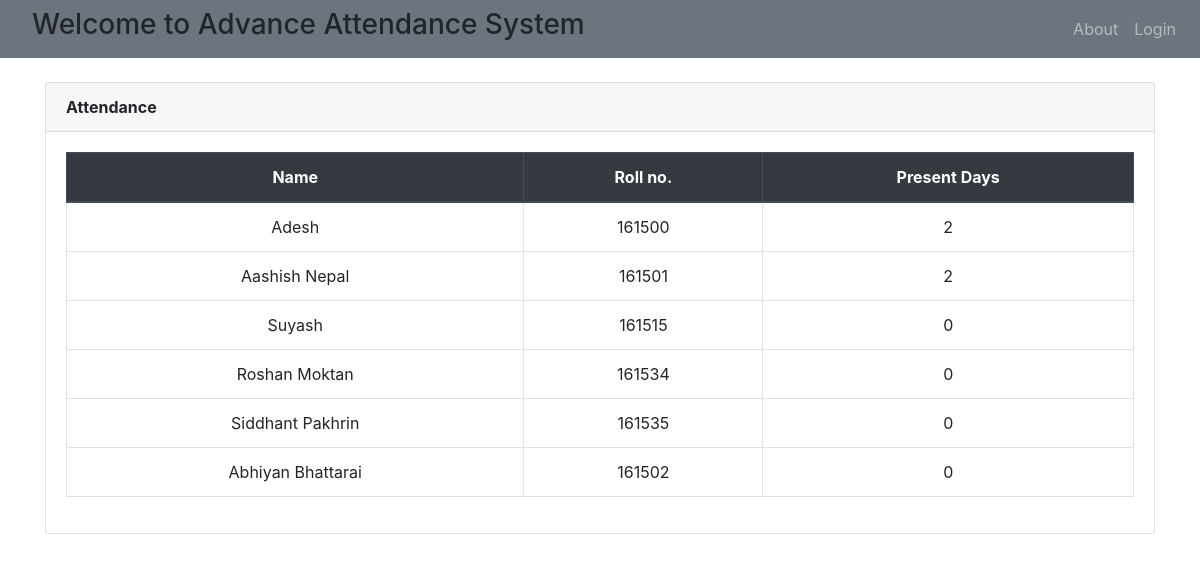
Page /records on the committed database.
### info/models.py (models this page shows, shortened)
class total_record(models.Model):
    student = models.CharField(max_length=100)
    roll_no = models.CharField(max_length=10, default='0000000000')
    total_days = models.IntegerField(default = 0)

### info/views.py (the view)
# urls.py: path('records', views.records, name='records'),
def records(request):
    return render(request, 'record.html', { 'att_list': total_record.objects.all()})

### template/record.html (shortened to what this page needs)
{% extends 'nav.html' %}
{% load static %}
{% block content %}
    <div class="card mb-3">
        <div class="card-header">
            <b>Attendance</b></div>
        <div class="card-body">
            <div class="table-responsive">
                <table class="table table-bordered text-center" id="dataTable" width="100%" cellspacing="0">
                    <thead class="thead-dark ">
                    <tr>
                        <th>Name</th>
                        <th>Roll no.</th>
                        <th>Present Days</th>
                    </tr>
                    </thead>
                    <tbody>
                    {% for a in att_list %}
                        <tr>
                            <td>{{ a.student }}</td>
                            <td>{{ a.roll_no }} </td>
                            <td>{{ a.total_days }}</td>
                            {% endfor %}</td>
                        </tr>
                    </tbody>
                </table>
            </div>
        </div>
    </div>
{% endblock %}

### template/nav.html (shortened to what this page needs)
{% load static %}
<!DOCTYPE html>
<html>
<head>
    <!doctype html>
    <html lang="en">
    <head>
        <link rel="stylesheet" href="https://stackpath.bootstrapcdn.com/bootstrap/4.4.1/css/bootstrap.min.css"
>
    </head>
<body>
<nav class="navbar navbar-expand-lg navbar-dark bg-secondary">
    <a class="navbar-brand"></a> <h3> Welcome to Advance Attendance System</h3></a>
    <div class="collapse navbar-collapse" id="navbarSupportedContent">
        <ul class="navbar-nav ml-auto">
            <li class="nav-item">
                <a class="nav-link" href="{% url 'about' %}">About</a>
            </li>
            {% if user.is_authenticated %}
                <li class="nav-item">
                    <a class="nav-link" href="{% url 'logout' %}">Logout</a>
                </li>
            {% else %}
                <li class="nav-item">
                    <a class="nav-link" href="{% url 'home' %}">Login</a>
                </li>
            {% endif %}
        </ul>
    </div>
</nav>
<br/>
<div class="container">
</body>
{% block content %}
{% endblock %}

### rows in the picture
total_record: student "Adesh", roll_no "161500", total_days "2"
total_record: student "Aashish Nepal", roll_no "161501", total_days "2"
total_record: student "Suyash", roll_no "161515", total_days "0"
total_record: student "Roshan Moktan", roll_no "161534", total_days "0"
total_record: student "Siddhant Pakhrin", roll_no "161535", total_days "0"
total_record: student "Abhiyan Bhattarai", roll_no "161502", total_days "0"
